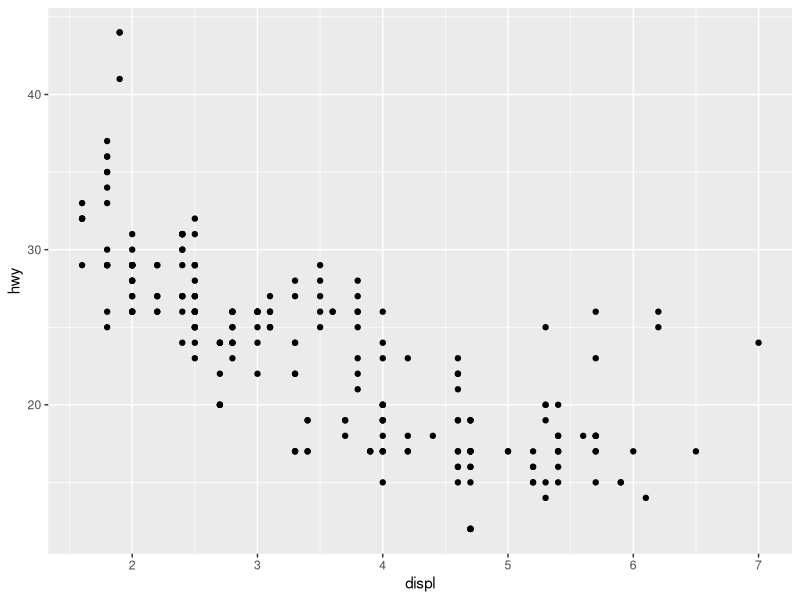
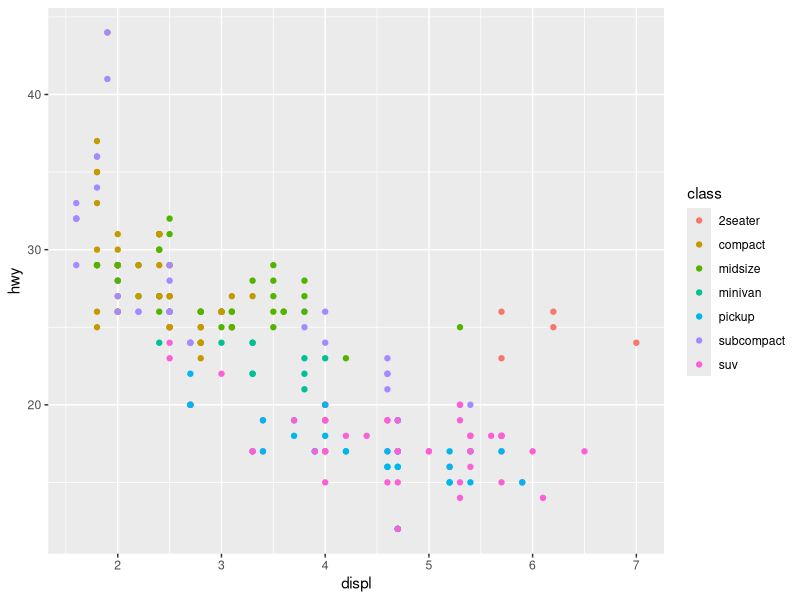
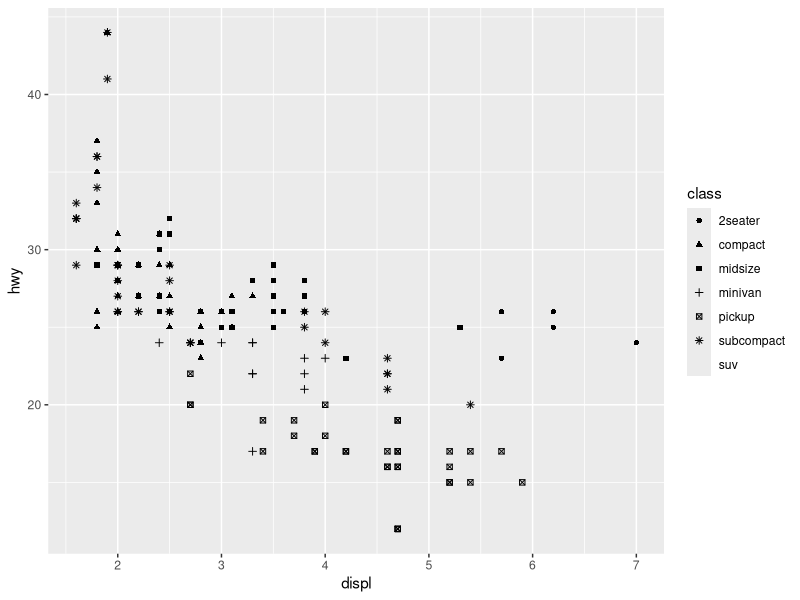
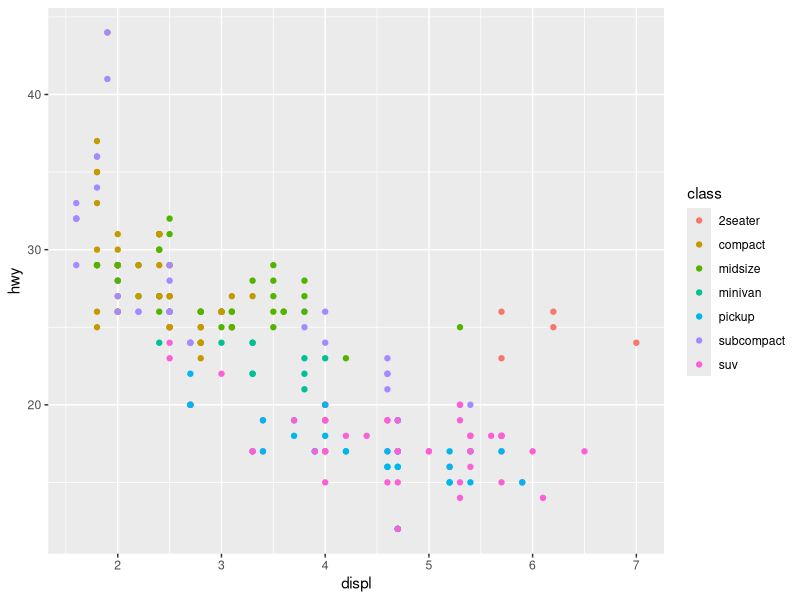
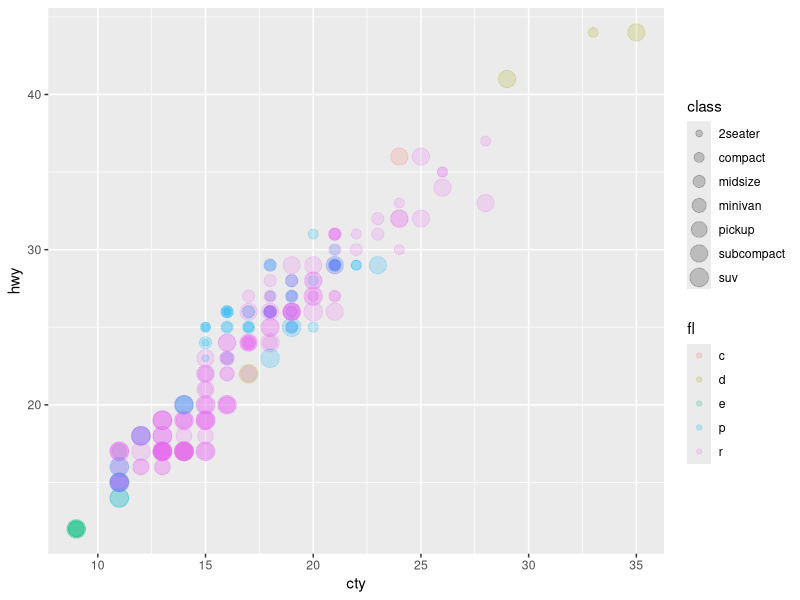
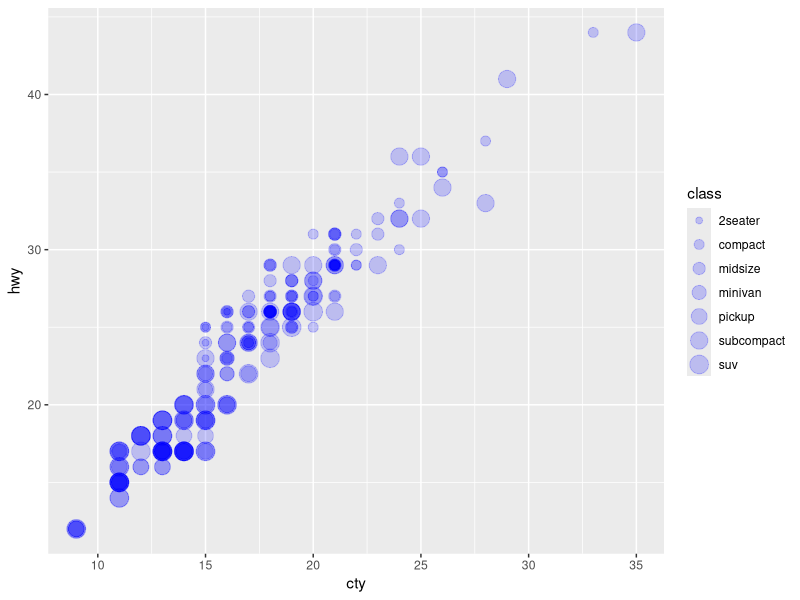
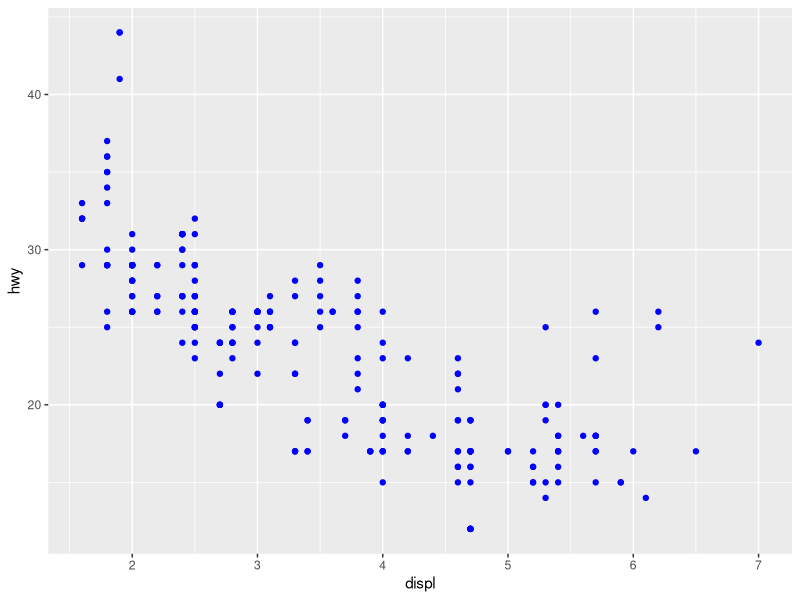
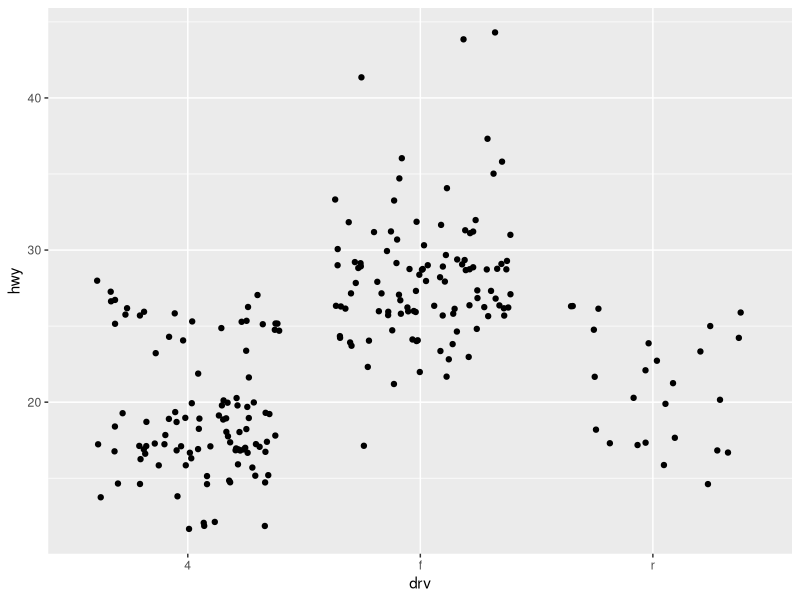

Recreate these plots in R, in order.
## ---- chunk 1
knitr::opts_chunk$set(echo = TRUE)
library(tidyverse)
## ---- chunk 2
# data() to look at R data
g<- ggplot(data = mpg, aes(x=displ, y=hwy)) # data is df aes= aesthetic
  g+ geom_point() # this creates a scatterplot 

## ---- chunk 3
  g+ geom_point(aes(color= class)) # used another aes for specific layer
# the following creates the same plot 
# g<- ggplot(data=mpg, aes(x=displ, y=hwy, color=class))+
# g + geom_point()
## ---- chunk 4
 ggplot(data=mpg, aes(x=displ, y=hwy, shape=class))+
geom_point()
## ---- chunk 5
  g+ geom_point(aes(color= class)) # used another aes for specific layer
# the following creates the same plot 
# g<- ggplot(data=mpg, aes(x=displ, y=hwy, color=class))+
# g + geom_point()
## ---- chunk 6
  ggplot(data=mpg, aes(x=cty, y=hwy, size=class, color=fl)) +
            geom_point(alpha=0.2) # alpha changes transparency
        
## ---- chunk 7
  ggplot(data=mpg, aes(x=cty, y=hwy, size=class, color=fl)) +
            geom_point(alpha=0.2, color="blue") # this changes the color to all blue
        
## ---- chunk 8
  ggplot(data=mpg) +
            geom_point(aes(x= displ, y=hwy), color= "blue")
        
## ---- chunk 9
ggplot(mpg, aes(x=drv, y=hwy)) +
  geom_jitter()
## ---- chunk 10
ggplot(mpg, aes(x=drv, y=hwy)) +
  geom_boxplot() # violin plot is geom_violin()
## ---- chunk 11
ggplot(mpg, aes(x=drv, y=hwy)) +
  geom_violin() # violin plot is geom_violin()
## ---- chunk 12
ggplot(data=mpg) +
  geom_point(aes(x=drv, y=hwy))+
  geom_smooth(aes(x= displ, y=hwy))# different smooth methods, this was 'loess
## ---- chunk 13
ggplot(data=mpg, aes(x=displ, y= hwy)) +
  geom_point()+
  geom_smooth()
## ---- chunk 14
ggplot(data=mpg, aes(x=displ, y= hwy)) +
  geom_point()+
  geom_smooth() +
  labs(title="Relationship b/w engine size and mpg",
       x= "Highway MPG",
       y= "Engine Displ" ) +
  theme_bw() +  # changes background
  theme(text = element_text(size = 10))
## ---- chunk 15
ggplot(data=mpg, aes(x=displ, y= hwy)) +
  geom_point()+
  geom_smooth() +
  labs(title="Relationship b/w engine size and mpg",
       x= "Highway MPG",
       y= "Engine Displ (l)")
